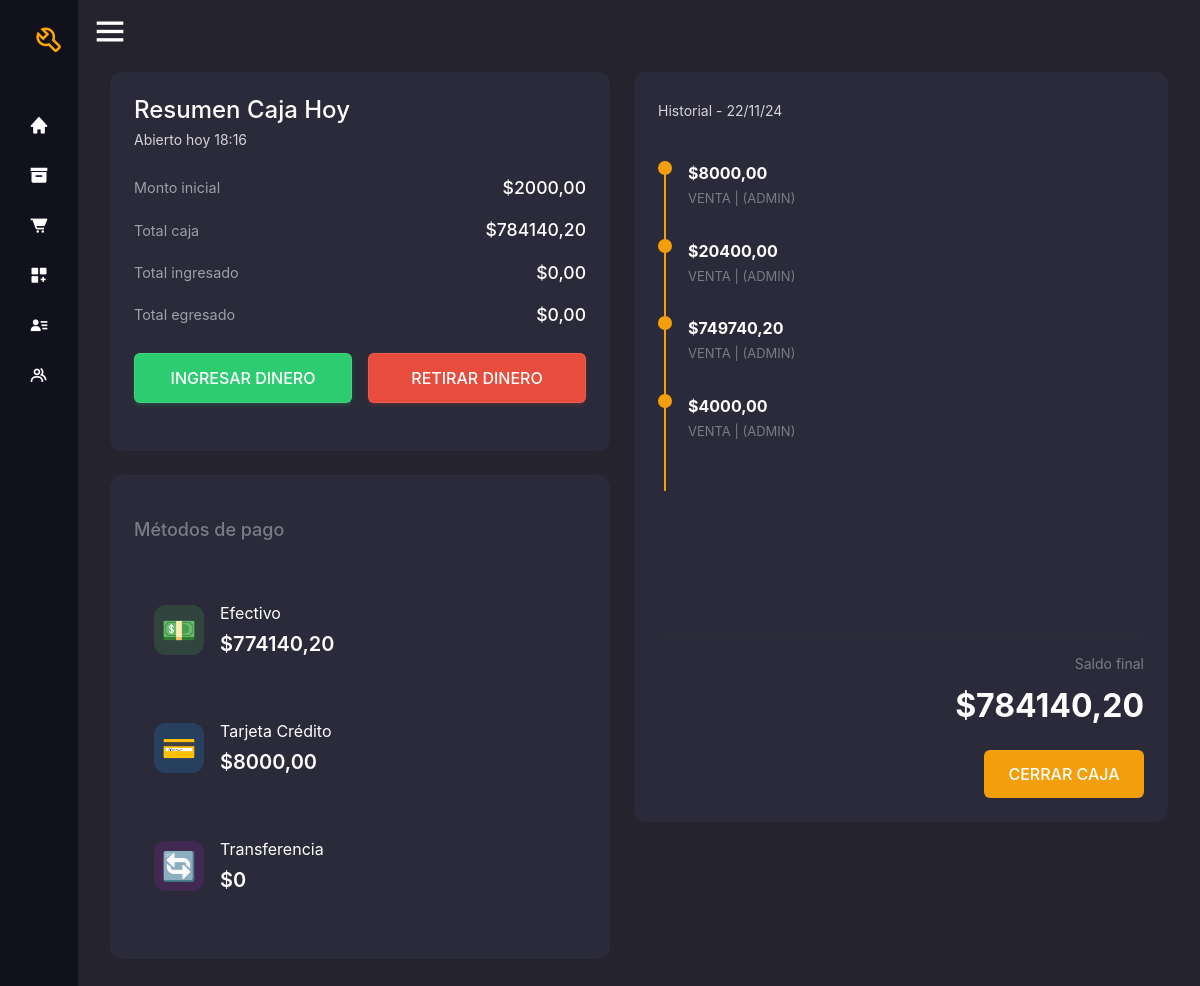
Before: /caja (signed in) with the older database file.
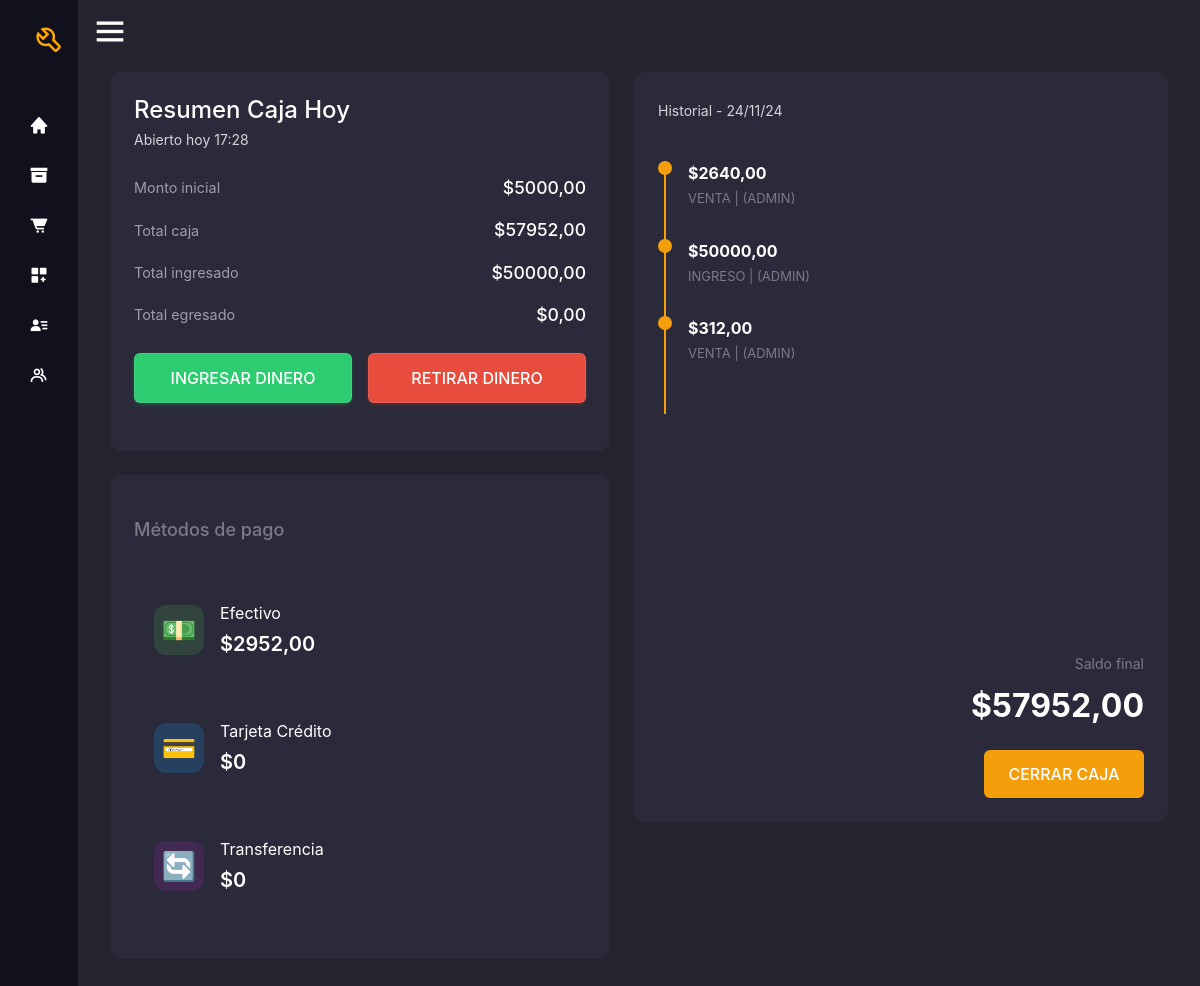
After: the same page with the newer database file.
### entidad/models.py (models this page shows, shortened)
class Caja(models.Model):
    empleado= models.ForeignKey(User, on_delete=models.CASCADE)
    fecha_apertura= models.DateTimeField(auto_now_add=True)
    fecha_cierre = models.DateTimeField(null=True, blank=True)
    monto_inicial= models.DecimalField(max_digits=10, decimal_places=2, default=0)
    total_ingresado= models.DecimalField(max_digits=10, decimal_places=2, default=0)
    total_egresado= models.DecimalField(max_digits=10, decimal_places=2, default=0)
    saldo_total= models.DecimalField(max_digits=10, decimal_places=2)
    activo= models.BooleanField(default=False)
    class Meta:
        verbose_name = "Caja"
        verbose_name_plural = "Cajas"

class MovimientoCaja(models.Model):
    TIPO_MOVIMIENTO = [
        ('INGRESO', 'Ingreso'),
        ('RETIRO', 'Retiro'),
        ('VENTA', 'Venta')
    ]
    caja = models.ForeignKey(Caja, on_delete=models.CASCADE, related_name="movimientos")
    empleado= models.ForeignKey(User, on_delete=models.CASCADE)
    tipo = models.CharField(max_length=7, choices=TIPO_MOVIMIENTO)
    cantidad = models.DecimalField(max_digits=10, decimal_places=2)
    fecha = models.DateTimeField(auto_now_add=True)
    descripcion = models.TextField(null=True, blank=True)

### entidad/views.py (the view)
# urls.py: path('caja',views.caja, name='caja'),
@login_required
def caja(request):
    if not request.user.has_perm('entidad.view_caja'):
        return redirect('permiso_denegado')
    caja = Caja.objects.filter(activo=True).first()
    movimientos = MovimientoCaja.objects.filter(caja=caja)
    efectivo= Venta.objects.filter(caja=caja, forma_pago='efectivo')
    total_efectivo=0
    for venta in efectivo:
        total_efectivo += venta.total
    transferencia= Venta.objects.filter(caja=caja, forma_pago='transferencia')
    total_transferencia=0
    for venta in transferencia:
        total_transferencia += venta.total
    tarjeta= Venta.objects.filter(caja=caja, forma_pago='tarjeta')
    total_tarjeta=0
    for venta in tarjeta:
        total_tarjeta += venta.total
    return render(request, "entidad/caja.html", {'caja_activa':caja,
                                                'movimientos':movimientos,
                                                'efectivo':total_efectivo,
                                                'transferencia': total_transferencia,
                                                'tarjeta': total_tarjeta})

### templates/entidad/caja.html (shortened to what the changed rows need)
{% extends "base.html" %}
{% load static%}
{% load widget_tweaks %}
{% block content %}
<!DOCTYPE html>
<html lang="en">
<head>
    <link rel="stylesheet" href="{% static 'css/caja.css' %}">
    <link rel="stylesheet" href="{% static 'css/modales.css' %}">
</head>
<div class="main-container">
    {% if caja_activa %}
        <div class="left-section">
            <div class="summary-container">
                <h1 class="title">Resumen Caja Hoy</h1>
                <p class="subtitle">Abierto hoy {{ caja_activa.fecha_apertura|date:"H:i" }}</p>
                <div class="info-group">
                    <div class="info-row">
                        <span class="info-label">Monto inicial</span>
                        <span class="info-value">${{ caja_activa.monto_inicial }}</span>
                    </div>
                    <div class="info-row">
                        <span class="info-label">Total caja</span>
                        <span class="info-value">${{ caja_activa.saldo_total }}</span>
                    </div>
                    <div class="info-row">
                        <span class="info-label">Total ingresado</span>
                        <span class="info-value">${{ caja_activa.total_ingresado }}</span>
                    </div>
                    <div class="info-row">
                        <span class="info-label">Total egresado</span>
                        <span class="info-value">${{ caja_activa.total_egresado }}</span>
                    </div>
                </div>
                <div class="action-buttons">
                    <button type="button"
                            id="successModal"
                            onclick="abrir_modal_edicion('{% url 'ingresar_dinero' %}')"
                            class="button button-green">
                        Ingresar dinero
                    </button>
                    <button type="button"
                            onclick="abrir_modal_edicion('{% url 'retirar_dinero' %}')"
                            class="button button-red">
                        Retirar dinero
                    </button>
                </div>
            </div>
            <div class="payment-container">
                <div class="payment-methods">
                    <h2 class="payment-title">Métodos de pago</h2>
                    <div class="payment-item">
                        <div class="payment-icon efectivo">💵</div>
                        <div class="payment-details">
                            <span class="payment-name">Efectivo</span>
                            <span class="payment-amount">${{ efectivo }}</span>
                        </div>
                    </div>
                    <div class="payment-item">
                        <div class="payment-icon tarjeta">💳</div>
                        <div class="payment-details">
                            <span class="payment-name">Tarjeta Crédito</span>
                            <span class="payment-amount">${{ tarjeta }}</span>
                        </div>
                    </div>
                    <div class="payment-item">
                        <div class="payment-icon transferencia">🔄</div>
                        <div class="payment-details">
                            <span class="payment-name">Transferencia</span>
                            <span class="payment-amount">${{ transferencia }}</span>
                        </div>
                    </div>
                </div>
            </div>
        </div>
        <div class="history-container">
            <div class="header">
                <p class="subtitle">Historial - {{ caja_activa.fecha_apertura|date:"d/m/y" }}</p>
            </div>
            <div class="timeline">
                <div class="timeline-content-wrapper">
                    <div class="timeline-line"></div>
                    {% for movimiento in movimientos %}
                        <div class="timeline-item">
                            <div class="timeline-dot"></div>
                            <div class="timeline-content">
                                <span class="timeline-amount">${{ movimiento.cantidad }}</span>
                                <span class="timeline-type">{{ movimiento.tipo }} | ({{ movimiento.empleado|upper }})</span>
                            </div>
                        </div>
                    {% endfor %}
                </div>
            </div>
            <div class="final-balance">
                <p class="balance-label">Saldo final</p>
                <p class="balance-amount">${{ caja_activa.saldo_total }}</p>
                {% if perms.auth.add_user %}
                <button onclick="abrir_modal_edicion('{% url 'cerrar_caja' %}')" class="button button-orange">Cerrar Caja</button>
                {% endif %}
            </div>
        </div>
    {% endif %}
</div>
{% endblock %}

Changed rows visible on the page:
no longer on this page (row edited): Caja: fecha_apertura "18:16", monto_inicial "2000,00", saldo_total "784140,20", total_ingresado "0,00", total_egresado "0,00", fecha_apertura "22/11/24"
no longer on this page (row unchanged): MovimientoCaja: cantidad "8000,00", tipo "VENTA", empleado "ADMIN"
no longer on this page (row unchanged): MovimientoCaja: cantidad "20400,00", tipo "VENTA", empleado "ADMIN"
no longer on this page (row unchanged): MovimientoCaja: cantidad "749740,20", tipo "VENTA", empleado "ADMIN"
no longer on this page (row edited): MovimientoCaja: cantidad "4000,00", tipo "VENTA", empleado "ADMIN"
added Caja: fecha_apertura "17:28", monto_inicial "5000,00", saldo_total "57952,00", total_ingresado "50000,00", total_egresado "0,00", fecha_apertura "24/11/24"
added MovimientoCaja: cantidad "2640,00", tipo "VENTA", empleado "ADMIN"
added MovimientoCaja: cantidad "50000,00", tipo "INGRESO", empleado "ADMIN"
added MovimientoCaja: cantidad "312,00", tipo "VENTA", empleado "ADMIN"
Other visible differences:
{{ efectivo }}: "774140,20" → "2952,00"
{{ tarjeta }}: "8000,00" → "0"
